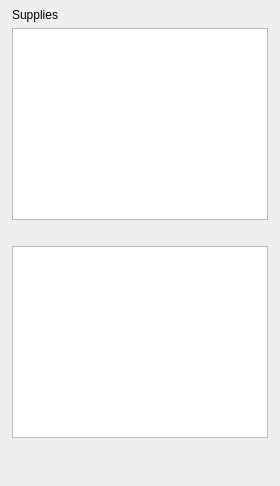
<?xml version="1.0" encoding="UTF-8"?>
<ui version="4.0">
 <class>SupplyPage</class>
 <widget class="QWidget" name="SupplyPage">
  <layout class="QVBoxLayout" name="supplyLayout" stretch="0,0,0,1,0,0">
   <property name="leftMargin"><number>12</number></property>
   <property name="topMargin"><number>8</number></property>
   <property name="rightMargin"><number>12</number></property>
   <property name="bottomMargin"><number>8</number></property>
   <property name="spacing"><number>6</number></property>
   <item>
    <widget class="QLabel" name="pageTitle">
     <property name="text"><string>Supplies</string></property>
    </widget>
   </item>
   <item>
    <widget class="QTableWidget" name="supplyTable">
    </widget>
   </item>
   <item>
    <widget class="QLabel" name="supplyCurrent">
     <property name="sub" stdset="0"><bool>true</bool></property>
    </widget>
   </item>
   <item>
    <widget class="QTableWidget" name="supplyQueueTable">
    </widget>
   </item>
   <item>
    <widget class="QLabel" name="supplyQueueTotal">
     <property name="wordWrap"><bool>true</bool></property>
    </widget>
   </item>
   <item>
    <widget class="QLabel" name="supplyMessage">
     <property name="wordWrap"><bool>true</bool></property>
    </widget>
   </item>
  </layout>
 </widget>
 <resources/>
 <connections/>
</ui>
